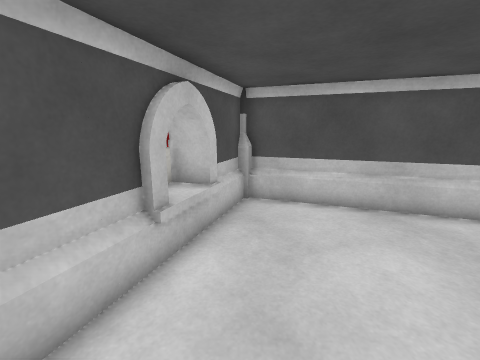
view 1 (above)

12 first-person views from a walk through a scene from a Unity 3-D project. The camera is 1.3 m above the floor, tilts 12° down and sees 90° across. The floor is counted in squares, 0.5 m on a side. Each view is taken from the middle of a square. On the plan, view 1 faces up. The plan holds only what a view shows up to about 17 squares ahead; the rest is blank. The place goes on beyond the plan. Door leaves are left out, so doorways stand open. Surface patterns are stand-ins for the level's own textures.

view 2
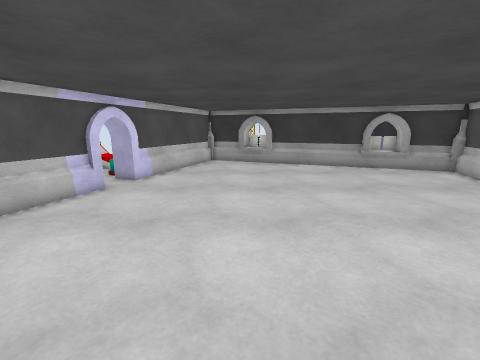

view 3
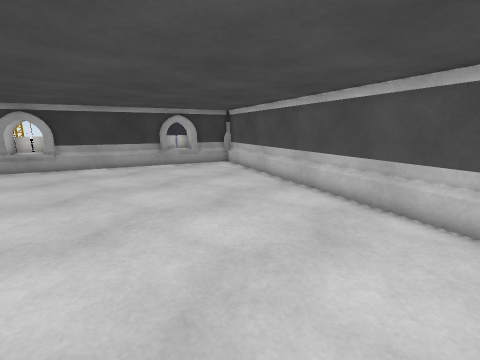

view 4
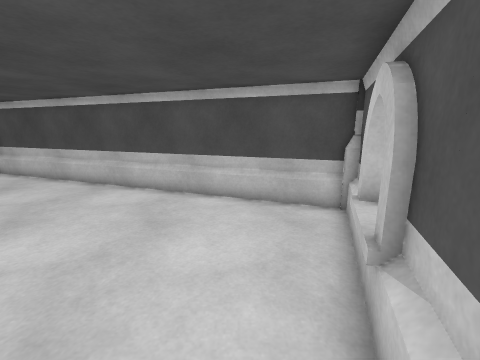

view 5
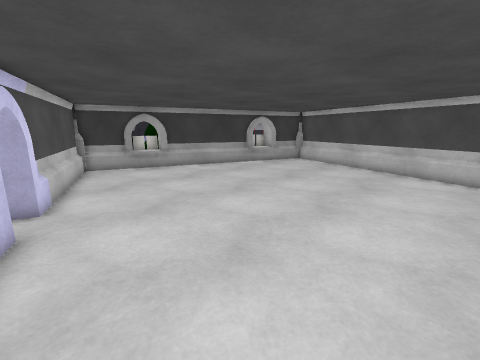

view 6
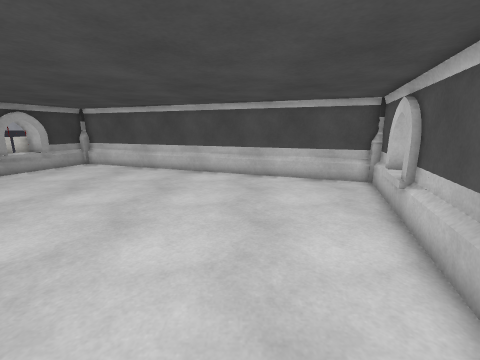

view 7
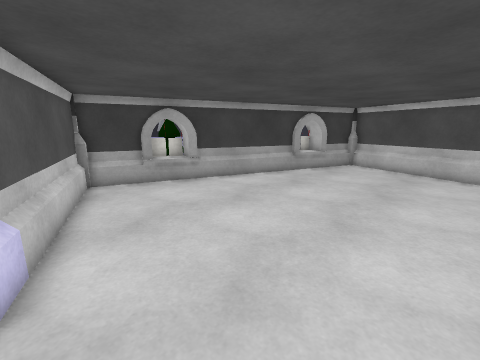

view 8
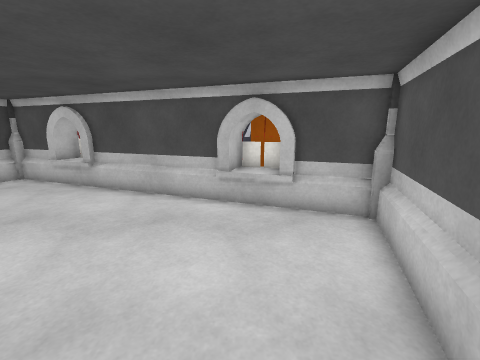

view 9
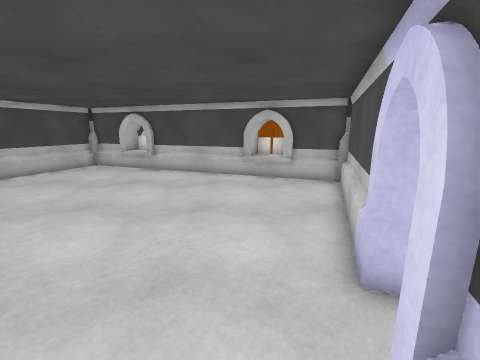

view 10
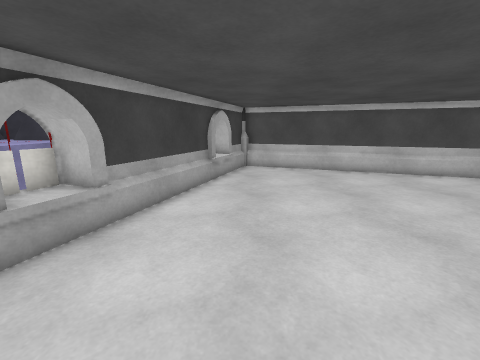

view 11
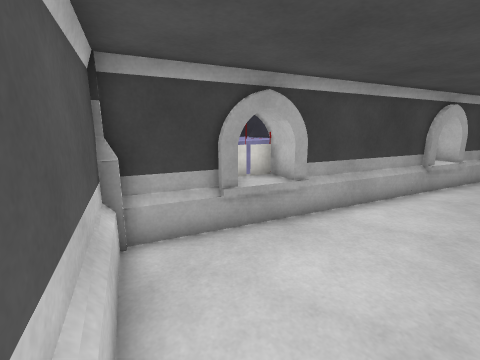

view 12
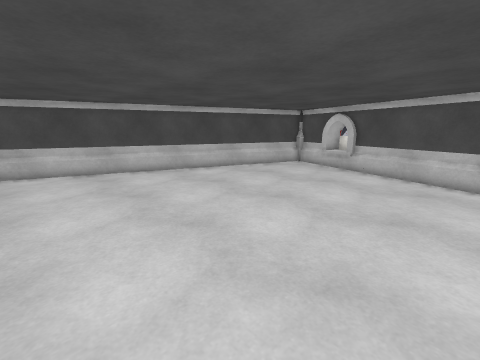

### Floor plan
Points are (right, up) in squares from view 1. A wall is a line through its corners. A room is listed if a view was taken in it or the views show most of it. See-through windows are left out.
Room 1 (views 1, 2, 3, 4, 5, 6, 7, 8, 9, 10, 11, 12)
walls: (8.7, 6.2) (0.3, 9.3); (12.6, 4.5) (7.5, 6.4); (-3.5, -1) (-5.5, -6.6) (-3.4, -7.4); (-4, -1.6) (-3.5, -1.8); (-1.6, 4.9) (-4.2, -2.4); (16.5, -2.7) (18.3, 2.2); (-4.7, -3.7) (-5.5, -5.9); (14.4, -9.1) (17.1, -1.8); (-0.5, 7.1) (-2.2, 2.4); (1.7, 8.5) (0.2, 9); (17.4, -0.8) (18.5, 2.2); (0.1, 8.9) (-0.4, 7.5); (-5.6, -6.8) (12.4, -13.4); (-0.1, 9) (-1.1, 6); (12.6, -13.2) (14.4, -8.3); (18.2, 2.5) (15.5, 3.5); (18.3, 2.7) (9.9, 5.7); (12.8, -13.5) (13.9, -10.4)
low walls: (2.3, -9.5) (4.6, -10.3); (5, -10.5) (7.5, -11.4); (7.2, 6.5) (4.7, 7.4); (-0.4, -8.5) (1.5, -9.2); (-2.5, 1.7) (-3.3, -0.5); (4.5, 7.5) (2.4, 8.2); (7.9, -11.5) (10.4, -12.4); (14.5, -8.2) (16.2, -3.5); (-3.1, -7.5) (-0.5, -8.4); (15.3, 3.5) (13.5, 4.2); (10.6, -12.5) (12.5, -13.2); (0.4, 8.8) (0.1, 8.9)
ways out: open door at (9.5, 6)

Where each view was taken, in squares from view 1:
view 1: 0 up, 0 right, facing up
view 2: 0 up, 2 left, facing right
view 3: 0 up, 2 left, facing down-right
view 4: 1 up, 2 left, facing down
view 5: 6 up, 1 right, facing down-right
view 6: 5 up, 1 right, facing down
view 7: 5 up, 6 right, facing down-right
view 8: 5 up, 7 right, facing left
view 9: 4 up, 12 right, facing left
view 10: 4 up, 13 right, facing down
view 11: 4 up, 13 right, facing down-right
view 12: 4 up, 12 right, facing down-left
